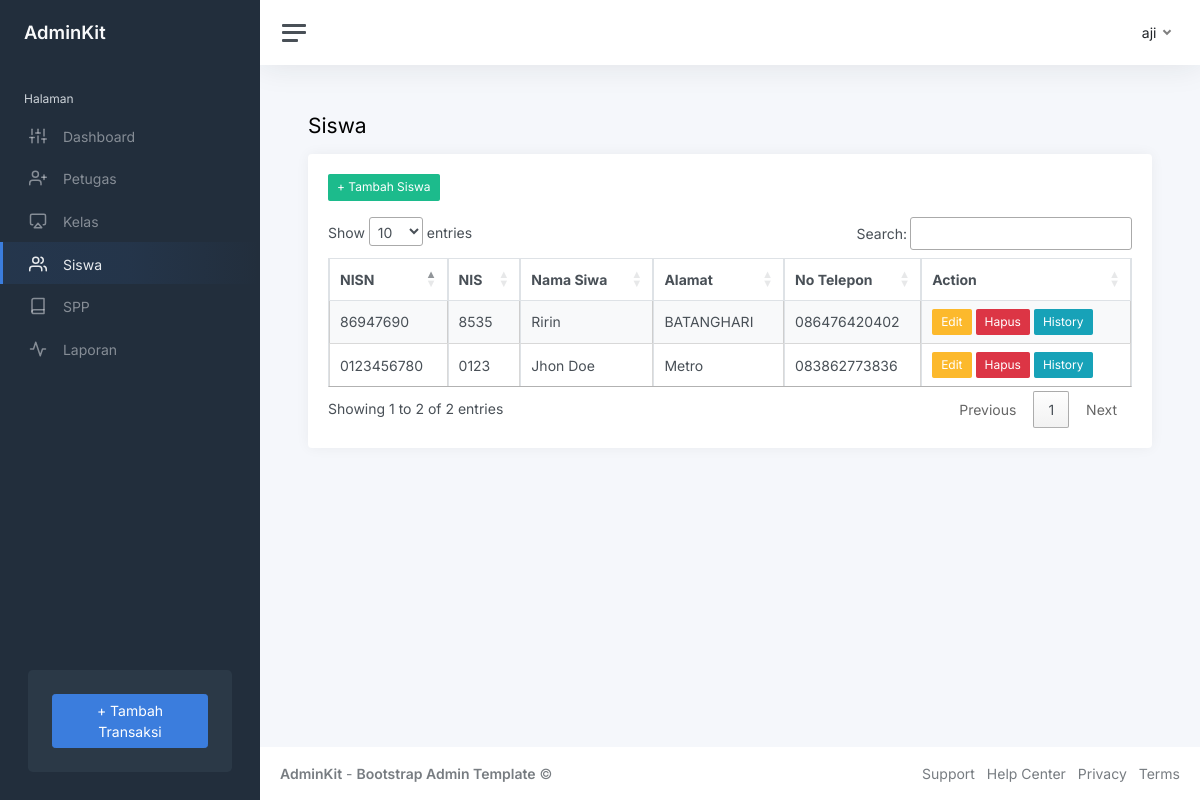
/index.php?page=siswa (signed in), run on the app's committed database.
### tables this page shows
CREATE TABLE `siswa` (
  `nisn` char(10) NOT NULL,
  `nis` char(8) NOT NULL,
  `nama` varchar(35) NOT NULL,
  `id_kelas` int(11) NOT NULL,
  `alamat` text NOT NULL,
  `no_telp` varchar(13) NOT NULL,
  `password` varchar(32) NOT NULL
);

### siswa.php (the view, shortened to what this page needs)
<h1 class="h3 mb-3"> Siswa</h1>
<div class="row">
    <div class="col-12">
        <div class="card">
            <div class="card-body">
                <?php
                if (!empty($_SESSION['user']['level'] == 'admin')) {
                ?>
                    <button type="button" class="btn btn-success btn-sm mb-3" data-bs-toggle="modal" data-bs-target="#tambahSiswa">
                        + Tambah Siswa
                    </button>
                <?php
                }
                ?>
                <table class="table table-bordered table-striped table-hover cell-border" id="siswa">
                    <thead>
                        <tr>
                            <th>NISN</th>
                            <th>NIS</th>
                            <th>Nama Siwa</th>
                            <th>Alamat</th>
                            <th>No Telepon</th>
                            <th>Action</th>
                        </tr>
                    </thead>
                    <tbody>
                        <?php
                        $query = mysqli_query($koneksi, "SELECT * FROM siswa INNER JOIN kelas ON siswa.id_kelas=kelas.id_kelas");
                        while ($data = mysqli_fetch_array($query)) {
                        ?>
                            <tr>
                                <td><?php echo $data['nisn'] ?></td>
                                <td><?php echo $data['nis'] ?></td>
                                <td><?php echo $data['nama'] ?></td>
                                <td><?php echo $data['alamat'] ?></td>
                                <td><?php echo $data['no_telp'] ?></td>
                                <td> <?php
                                        if (!empty($_SESSION['user']['level'] == 'admin')) {
                                        ?>
                                        <button type="button" class="btn btn-warning btn-sm" data-bs-toggle="modal" data-bs-target="#editSiswa<?php echo $data['nisn'] ?>">
                                            Edit
                                        </button>
                                        <button type="button" class="btn btn-danger btn-sm" data-bs-toggle="modal" data-bs-target="#hapusSiswa<?php echo $data['nisn'] ?>">
                                            Hapus
                                        </button>
                                        <a href="?page=history&nisn=<?php echo $data['nisn'] ?>" class="btn btn-info btn-sm">History</a>
                                    <?php
                                        } else {
                                    ?>
                                        <a href="?page=history&nisn=<?php echo $data['nisn'] ?>" class="btn btn-info btn-sm">History</a>
                                    <?php
                                        }
                                    ?>
                                </td>
                            </tr>
                        <?php
                        }
                        ?>
                    </tbody>
                </table>
            </div>
        </div>
    </div>
</div>

### data on the page
siswa: nisn "0123456780", nis "0123", nama "Jhon Doe", alamat "Metro", no_telp "083862773836"
siswa: nisn "86947690", nis "8535", nama "Ririn", alamat "BATANGHARI", no_telp "086476420402"

### other printed values
$_SESSION['user']['nama_petugas'] "aji"
